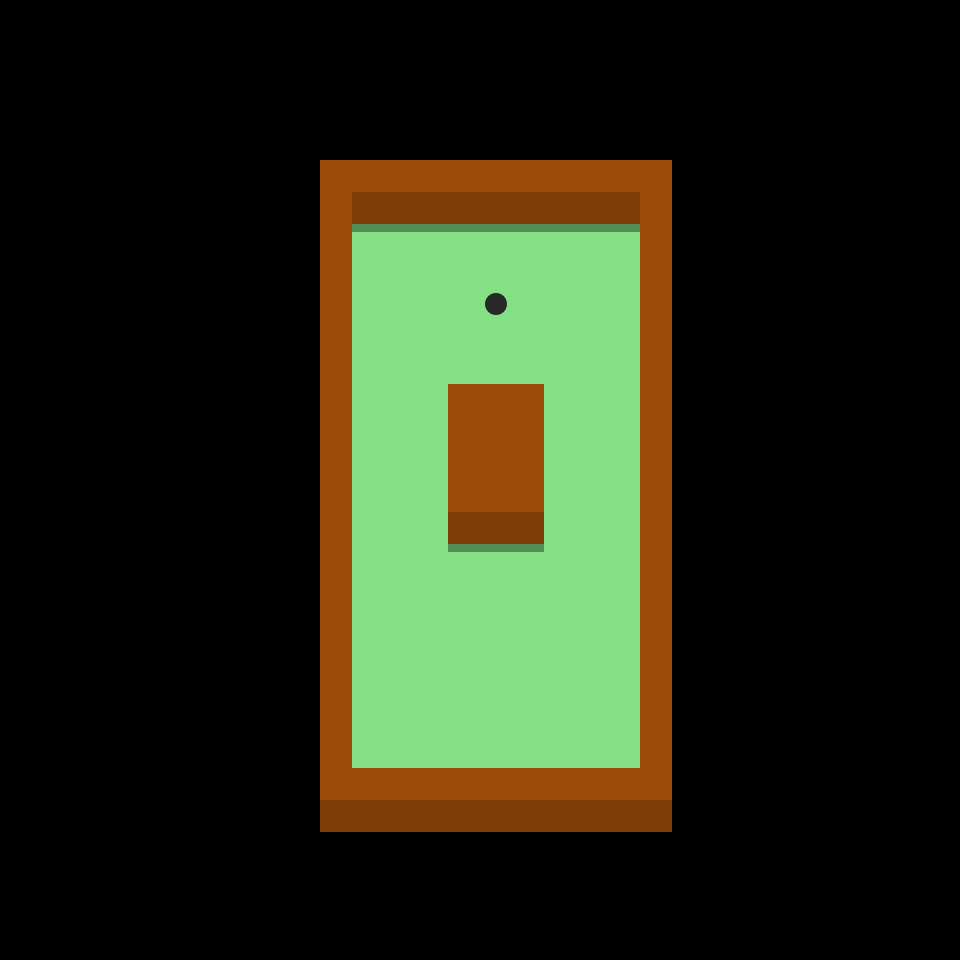

A level layout from a 2D game, rendered from its tile map. Below: a short description, then the map file with its tile-grid data intact:
An orthogonal 30x30 tile map with 32x32 px tiles, 4 tile layers (ground, hole, shadows, walls).

<map version="1.5" tiledversion="1.7.0" orientation="orthogonal" renderorder="right-down" width="30" height="30" tilewidth="32" tileheight="32" infinite="0" nextlayerid="8" nextobjectid="1">
 <tileset firstgid="1" source="square.tsx" />
 <layer id="5" name="ground" width="30" height="30">
  <data encoding="csv">
0,0,0,0,0,0,0,0,0,0,0,0,0,0,0,0,0,0,0,0,0,0,0,0,0,0,0,0,0,0,
0,0,0,0,0,0,0,0,0,0,0,0,0,0,0,0,0,0,0,0,0,0,0,0,0,0,0,0,0,0,
0,0,0,0,0,0,0,0,0,0,0,0,0,0,0,0,0,0,0,0,0,0,0,0,0,0,0,0,0,0,
0,0,0,0,0,0,0,0,0,0,0,0,0,0,0,0,0,0,0,0,0,0,0,0,0,0,0,0,0,0,
0,0,0,0,0,0,0,0,0,0,0,0,0,0,0,0,0,0,0,0,0,0,0,0,0,0,0,0,0,0,
0,0,0,0,0,0,0,0,0,0,2,2,2,2,2,2,2,2,2,2,2,0,0,0,0,0,0,0,0,0,
0,0,0,0,0,0,0,0,0,0,2,2,2,2,2,2,2,2,2,2,2,0,0,0,0,0,0,0,0,0,
0,0,0,0,0,0,0,0,0,0,2,2,2,2,2,2,2,2,2,2,2,0,0,0,0,0,0,0,0,0,
0,0,0,0,0,0,0,0,0,0,2,2,2,2,2,2,2,2,2,2,2,0,0,0,0,0,0,0,0,0,
0,0,0,0,0,0,0,0,0,0,2,2,2,2,2,2,2,2,2,2,2,0,0,0,0,0,0,0,0,0,
0,0,0,0,0,0,0,0,0,0,2,2,2,2,2,2,2,2,2,2,2,0,0,0,0,0,0,0,0,0,
0,0,0,0,0,0,0,0,0,0,2,2,2,2,2,2,2,2,2,2,2,0,0,0,0,0,0,0,0,0,
0,0,0,0,0,0,0,0,0,0,2,2,2,2,2,2,2,2,2,2,2,0,0,0,0,0,0,0,0,0,
0,0,0,0,0,0,0,0,0,0,2,2,2,2,2,2,2,2,2,2,2,0,0,0,0,0,0,0,0,0,
0,0,0,0,0,0,0,0,0,0,2,2,2,2,2,2,2,2,2,2,2,0,0,0,0,0,0,0,0,0,
0,0,0,0,0,0,0,0,0,0,2,2,2,2,2,2,2,2,2,2,2,0,0,0,0,0,0,0,0,0,
0,0,0,0,0,0,0,0,0,0,2,2,2,2,2,2,2,2,2,2,2,0,0,0,0,0,0,0,0,0,
0,0,0,0,0,0,0,0,0,0,2,2,2,2,2,2,2,2,2,2,2,0,0,0,0,0,0,0,0,0,
0,0,0,0,0,0,0,0,0,0,2,2,2,2,2,2,2,2,2,2,2,0,0,0,0,0,0,0,0,0,
0,0,0,0,0,0,0,0,0,0,2,2,2,2,2,2,2,2,2,2,2,0,0,0,0,0,0,0,0,0,
0,0,0,0,0,0,0,0,0,0,2,2,2,2,2,2,2,2,2,2,2,0,0,0,0,0,0,0,0,0,
0,0,0,0,0,0,0,0,0,0,2,2,2,2,2,2,2,2,2,2,2,0,0,0,0,0,0,0,0,0,
0,0,0,0,0,0,0,0,0,0,2,2,2,2,2,2,2,2,2,2,2,0,0,0,0,0,0,0,0,0,
0,0,0,0,0,0,0,0,0,0,2,2,2,2,2,2,2,2,2,2,2,0,0,0,0,0,0,0,0,0,
0,0,0,0,0,0,0,0,0,0,2,2,2,2,2,2,2,2,2,2,2,0,0,0,0,0,0,0,0,0,
0,0,0,0,0,0,0,0,0,0,0,0,0,0,0,0,0,0,0,0,0,0,0,0,0,0,0,0,0,0,
0,0,0,0,0,0,0,0,0,0,0,0,0,0,0,0,0,0,0,0,0,0,0,0,0,0,0,0,0,0,
0,0,0,0,0,0,0,0,0,0,0,0,0,0,0,0,0,0,0,0,0,0,0,0,0,0,0,0,0,0,
0,0,0,0,0,0,0,0,0,0,0,0,0,0,0,0,0,0,0,0,0,0,0,0,0,0,0,0,0,0,
0,0,0,0,0,0,0,0,0,0,0,0,0,0,0,0,0,0,0,0,0,0,0,0,0,0,0,0,0,0
</data>
 </layer>
 <layer id="7" name="hole" width="30" height="30">
  <data encoding="csv">
0,0,0,0,0,0,0,0,0,0,0,0,0,0,0,0,0,0,0,0,0,0,0,0,0,0,0,0,0,0,
0,0,0,0,0,0,0,0,0,0,0,0,0,0,0,0,0,0,0,0,0,0,0,0,0,0,0,0,0,0,
0,0,0,0,0,0,0,0,0,0,0,0,0,0,0,0,0,0,0,0,0,0,0,0,0,0,0,0,0,0,
0,0,0,0,0,0,0,0,0,0,0,0,0,0,0,0,0,0,0,0,0,0,0,0,0,0,0,0,0,0,
0,0,0,0,0,0,0,0,0,0,0,0,0,0,0,0,0,0,0,0,0,0,0,0,0,0,0,0,0,0,
0,0,0,0,0,0,0,0,0,0,0,0,0,0,0,0,0,0,0,0,0,0,0,0,0,0,0,0,0,0,
0,0,0,0,0,0,0,0,0,0,0,0,0,0,0,0,0,0,0,0,0,0,0,0,0,0,0,0,0,0,
0,0,0,0,0,0,0,0,0,0,0,0,0,0,0,0,0,0,0,0,0,0,0,0,0,0,0,0,0,0,
0,0,0,0,0,0,0,0,0,0,0,0,0,0,0,0,0,0,0,0,0,0,0,0,0,0,0,0,0,0,
0,0,0,0,0,0,0,0,0,0,0,0,0,0,0,6,0,0,0,0,0,0,0,0,0,0,0,0,0,0,
0,0,0,0,0,0,0,0,0,0,0,0,0,0,0,0,0,0,0,0,0,0,0,0,0,0,0,0,0,0,
0,0,0,0,0,0,0,0,0,0,0,0,0,0,0,0,0,0,0,0,0,0,0,0,0,0,0,0,0,0,
0,0,0,0,0,0,0,0,0,0,0,0,0,0,0,0,0,0,0,0,0,0,0,0,0,0,0,0,0,0,
0,0,0,0,0,0,0,0,0,0,0,0,0,0,0,0,0,0,0,0,0,0,0,0,0,0,0,0,0,0,
0,0,0,0,0,0,0,0,0,0,0,0,0,0,0,0,0,0,0,0,0,0,0,0,0,0,0,0,0,0,
0,0,0,0,0,0,0,0,0,0,0,0,0,0,0,0,0,0,0,0,0,0,0,0,0,0,0,0,0,0,
0,0,0,0,0,0,0,0,0,0,0,0,0,0,0,0,0,0,0,0,0,0,0,0,0,0,0,0,0,0,
0,0,0,0,0,0,0,0,0,0,0,0,0,0,0,0,0,0,0,0,0,0,0,0,0,0,0,0,0,0,
0,0,0,0,0,0,0,0,0,0,0,0,0,0,0,0,0,0,0,0,0,0,0,0,0,0,0,0,0,0,
0,0,0,0,0,0,0,0,0,0,0,0,0,0,0,0,0,0,0,0,0,0,0,0,0,0,0,0,0,0,
0,0,0,0,0,0,0,0,0,0,0,0,0,0,0,0,0,0,0,0,0,0,0,0,0,0,0,0,0,0,
0,0,0,0,0,0,0,0,0,0,0,0,0,0,0,0,0,0,0,0,0,0,0,0,0,0,0,0,0,0,
0,0,0,0,0,0,0,0,0,0,0,0,0,0,0,0,0,0,0,0,0,0,0,0,0,0,0,0,0,0,
0,0,0,0,0,0,0,0,0,0,0,0,0,0,0,0,0,0,0,0,0,0,0,0,0,0,0,0,0,0,
0,0,0,0,0,0,0,0,0,0,0,0,0,0,0,0,0,0,0,0,0,0,0,0,0,0,0,0,0,0,
0,0,0,0,0,0,0,0,0,0,0,0,0,0,0,0,0,0,0,0,0,0,0,0,0,0,0,0,0,0,
0,0,0,0,0,0,0,0,0,0,0,0,0,0,0,0,0,0,0,0,0,0,0,0,0,0,0,0,0,0,
0,0,0,0,0,0,0,0,0,0,0,0,0,0,0,0,0,0,0,0,0,0,0,0,0,0,0,0,0,0,
0,0,0,0,0,0,0,0,0,0,0,0,0,0,0,0,0,0,0,0,0,0,0,0,0,0,0,0,0,0,
0,0,0,0,0,0,0,0,0,0,0,0,0,0,0,0,0,0,0,0,0,0,0,0,0,0,0,0,0,0
</data>
 </layer>
 <layer id="4" name="shadows" width="30" height="30" opacity="0.9">
  <data encoding="csv">
0,0,0,0,0,0,0,0,0,0,0,0,0,0,0,0,0,0,0,0,0,0,0,0,0,0,0,0,0,0,
0,0,0,0,0,0,0,0,0,0,0,0,0,0,0,0,0,0,0,0,0,0,0,0,0,0,0,0,0,0,
0,0,0,0,0,0,0,0,0,0,0,0,0,0,0,0,0,0,0,0,0,0,0,0,0,0,0,0,0,0,
0,0,0,0,0,0,0,0,0,0,0,0,0,0,0,0,0,0,0,0,0,0,0,0,0,0,0,0,0,0,
0,0,0,0,0,0,0,0,0,0,0,0,0,0,0,0,0,0,0,0,0,0,0,0,0,0,0,0,0,0,
0,0,0,0,0,0,0,0,0,0,0,0,0,0,0,0,0,0,0,0,0,0,0,0,0,0,0,0,0,0,
0,0,0,0,0,0,0,0,0,0,0,0,0,0,0,0,0,0,0,0,0,0,0,0,0,0,0,0,0,0,
0,0,0,0,0,0,0,0,0,0,0,5,5,5,5,5,5,5,5,5,0,0,0,0,0,0,0,0,0,0,
0,0,0,0,0,0,0,0,0,0,0,0,0,0,0,0,0,0,0,0,0,0,0,0,0,0,0,0,0,0,
0,0,0,0,0,0,0,0,0,0,0,0,0,0,0,0,0,0,0,0,0,0,0,0,0,0,0,0,0,0,
0,0,0,0,0,0,0,0,0,0,0,0,0,0,0,0,0,0,0,0,0,0,0,0,0,0,0,0,0,0,
0,0,0,0,0,0,0,0,0,0,0,0,0,0,0,0,0,0,0,0,0,0,0,0,0,0,0,0,0,0,
0,0,0,0,0,0,0,0,0,0,0,0,0,0,0,0,0,0,0,0,0,0,0,0,0,0,0,0,0,0,
0,0,0,0,0,0,0,0,0,0,0,0,0,0,0,0,0,0,0,0,0,0,0,0,0,0,0,0,0,0,
0,0,0,0,0,0,0,0,0,0,0,0,0,0,0,0,0,0,0,0,0,0,0,0,0,0,0,0,0,0,
0,0,0,0,0,0,0,0,0,0,0,0,0,0,0,0,0,0,0,0,0,0,0,0,0,0,0,0,0,0,
0,0,0,0,0,0,0,0,0,0,0,0,0,0,0,0,0,0,0,0,0,0,0,0,0,0,0,0,0,0,
0,0,0,0,0,0,0,0,0,0,0,0,0,0,5,5,5,0,0,0,0,0,0,0,0,0,0,0,0,0,
0,0,0,0,0,0,0,0,0,0,0,0,0,0,0,0,0,0,0,0,0,0,0,0,0,0,0,0,0,0,
0,0,0,0,0,0,0,0,0,0,0,0,0,0,0,0,0,0,0,0,0,0,0,0,0,0,0,0,0,0,
0,0,0,0,0,0,0,0,0,0,0,0,0,0,0,0,0,0,0,0,0,0,0,0,0,0,0,0,0,0,
0,0,0,0,0,0,0,0,0,0,0,0,0,0,0,0,0,0,0,0,0,0,0,0,0,0,0,0,0,0,
0,0,0,0,0,0,0,0,0,0,0,0,0,0,0,0,0,0,0,0,0,0,0,0,0,0,0,0,0,0,
0,0,0,0,0,0,0,0,0,0,0,0,0,0,0,0,0,0,0,0,0,0,0,0,0,0,0,0,0,0,
0,0,0,0,0,0,0,0,0,0,0,0,0,0,0,0,0,0,0,0,0,0,0,0,0,0,0,0,0,0,
0,0,0,0,0,0,0,0,0,0,0,0,0,0,0,0,0,0,0,0,0,0,0,0,0,0,0,0,0,0,
0,0,0,0,0,0,0,0,0,0,5,5,5,5,5,5,5,5,5,5,5,0,0,0,0,0,0,0,0,0,
0,0,0,0,0,0,0,0,0,0,0,0,0,0,0,0,0,0,0,0,0,0,0,0,0,0,0,0,0,0,
0,0,0,0,0,0,0,0,0,0,0,0,0,0,0,0,0,0,0,0,0,0,0,0,0,0,0,0,0,0,
0,0,0,0,0,0,0,0,0,0,0,0,0,0,0,0,0,0,0,0,0,0,0,0,0,0,0,0,0,0
</data>
 </layer>
 <layer id="6" name="walls" width="30" height="30">
  <data encoding="csv">
0,0,0,0,0,0,0,0,0,0,0,0,0,0,0,0,0,0,0,0,0,0,0,0,0,0,0,0,0,0,
0,0,0,0,0,0,0,0,0,0,0,0,0,0,0,0,0,0,0,0,0,0,0,0,0,0,0,0,0,0,
0,0,0,0,0,0,0,0,0,0,0,0,0,0,0,0,0,0,0,0,0,0,0,0,0,0,0,0,0,0,
0,0,0,0,0,0,0,0,0,0,0,0,0,0,0,0,0,0,0,0,0,0,0,0,0,0,0,0,0,0,
0,0,0,0,0,0,0,0,0,0,0,0,0,0,0,0,0,0,0,0,0,0,0,0,0,0,0,0,0,0,
0,0,0,0,0,0,0,0,0,0,4,4,4,4,4,4,4,4,4,4,4,0,0,0,0,0,0,0,0,0,
0,0,0,0,0,0,0,0,0,0,4,3,3,3,3,3,3,3,3,3,4,0,0,0,0,0,0,0,0,0,
0,0,0,0,0,0,0,0,0,0,4,0,0,0,0,0,0,0,0,0,4,0,0,0,0,0,0,0,0,0,
0,0,0,0,0,0,0,0,0,0,4,0,0,0,0,0,0,0,0,0,4,0,0,0,0,0,0,0,0,0,
0,0,0,0,0,0,0,0,0,0,4,0,0,0,0,0,0,0,0,0,4,0,0,0,0,0,0,0,0,0,
0,0,0,0,0,0,0,0,0,0,4,0,0,0,0,0,0,0,0,0,4,0,0,0,0,0,0,0,0,0,
0,0,0,0,0,0,0,0,0,0,4,0,0,0,0,0,0,0,0,0,4,0,0,0,0,0,0,0,0,0,
0,0,0,0,0,0,0,0,0,0,4,0,0,0,4,4,4,0,0,0,4,0,0,0,0,0,0,0,0,0,
0,0,0,0,0,0,0,0,0,0,4,0,0,0,4,4,4,0,0,0,4,0,0,0,0,0,0,0,0,0,
0,0,0,0,0,0,0,0,0,0,4,0,0,0,4,4,4,0,0,0,4,0,0,0,0,0,0,0,0,0,
0,0,0,0,0,0,0,0,0,0,4,0,0,0,4,4,4,0,0,0,4,0,0,0,0,0,0,0,0,0,
0,0,0,0,0,0,0,0,0,0,4,0,0,0,3,3,3,0,0,0,4,0,0,0,0,0,0,0,0,0,
0,0,0,0,0,0,0,0,0,0,4,0,0,0,0,0,0,0,0,0,4,0,0,0,0,0,0,0,0,0,
0,0,0,0,0,0,0,0,0,0,4,0,0,0,0,0,0,0,0,0,4,0,0,0,0,0,0,0,0,0,
0,0,0,0,0,0,0,0,0,0,4,0,0,0,0,0,0,0,0,0,4,0,0,0,0,0,0,0,0,0,
0,0,0,0,0,0,0,0,0,0,4,0,0,0,0,0,0,0,0,0,4,0,0,0,0,0,0,0,0,0,
0,0,0,0,0,0,0,0,0,0,4,0,0,0,0,0,0,0,0,0,4,0,0,0,0,0,0,0,0,0,
0,0,0,0,0,0,0,0,0,0,4,0,0,0,0,0,0,0,0,0,4,0,0,0,0,0,0,0,0,0,
0,0,0,0,0,0,0,0,0,0,4,0,0,0,0,0,0,0,0,0,4,0,0,0,0,0,0,0,0,0,
0,0,0,0,0,0,0,0,0,0,4,4,4,4,4,4,4,4,4,4,4,0,0,0,0,0,0,0,0,0,
0,0,0,0,0,0,0,0,0,0,3,3,3,3,3,3,3,3,3,3,3,0,0,0,0,0,0,0,0,0,
0,0,0,0,0,0,0,0,0,0,0,0,0,0,0,0,0,0,0,0,0,0,0,0,0,0,0,0,0,0,
0,0,0,0,0,0,0,0,0,0,0,0,0,0,0,0,0,0,0,0,0,0,0,0,0,0,0,0,0,0,
0,0,0,0,0,0,0,0,0,0,0,0,0,0,0,0,0,0,0,0,0,0,0,0,0,0,0,0,0,0,
0,0,0,0,0,0,0,0,0,0,0,0,0,0,0,0,0,0,0,0,0,0,0,0,0,0,0,0,0,0
</data>
 </layer>
</map>
